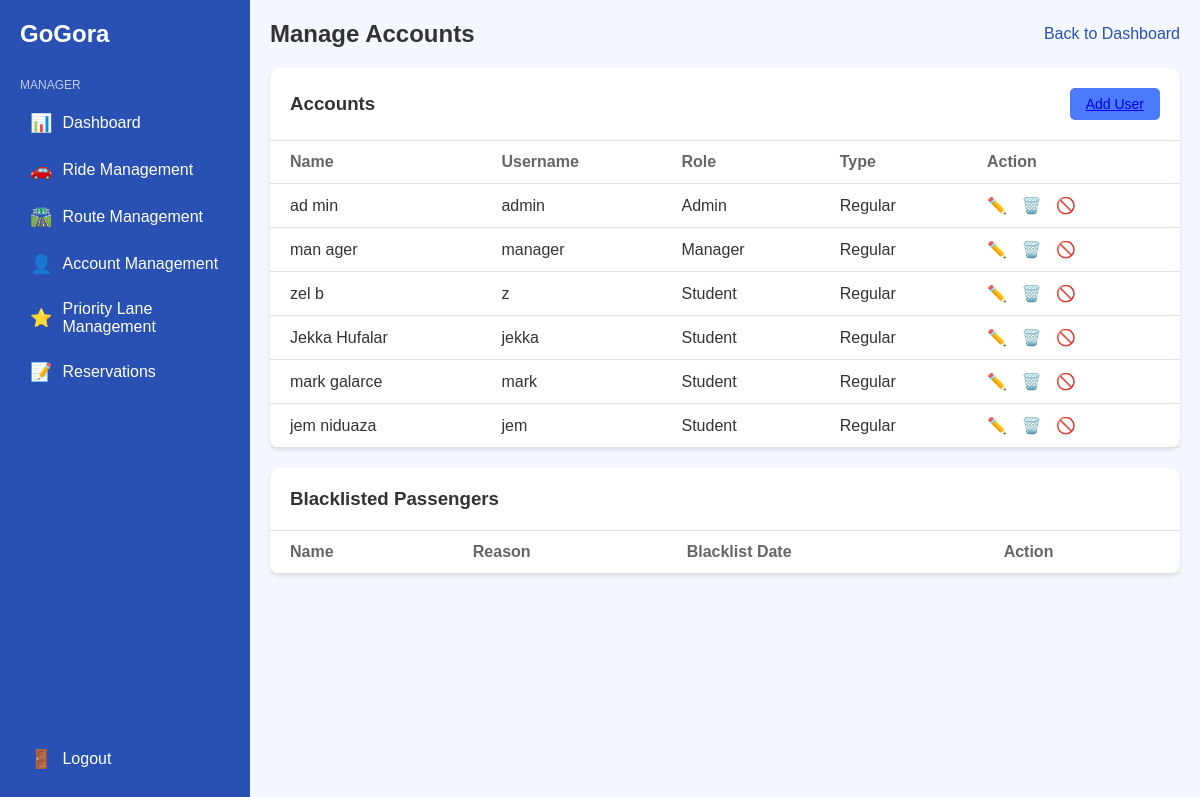
The app's page /view/manager/account.php (signed in), older data.
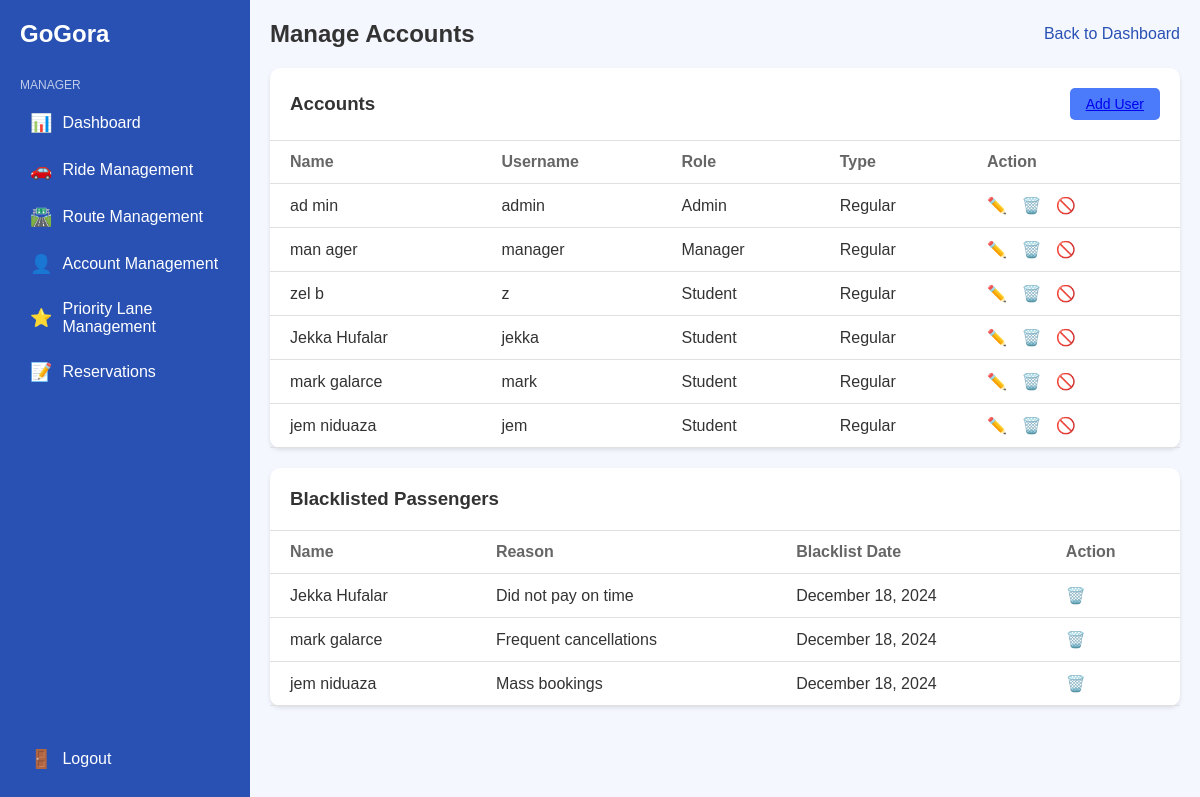
The same page, newer data.
### tables this page shows
CREATE TABLE `users` (
  `user_id` int(11) NOT NULL,
  `username` varchar(10) NOT NULL,
  `firstname` varchar(10) NOT NULL,
  `lastname` varchar(10) NOT NULL,
  `password` varchar(255) NOT NULL,
  `email` varchar(17) NOT NULL,
  `role` enum('Student','Faculty','Employee','Admin','Manager') NOT NULL,
  `user_type` enum('Regular','Priority') NOT NULL,
  `avatar` longblob DEFAULT NULL
);

CREATE TABLE `blacklist` (
  `blacklist_id` int(11) NOT NULL AUTO_INCREMENT,
  `username` varchar(10) NOT NULL,
  `blacklist_date` datetime NOT NULL,
  `blacklist_status` enum('Blacklisted','Reinstated') NOT NULL,
  `reason` varchar(45) NOT NULL,
  PRIMARY KEY (`blacklist_id`),
  UNIQUE KEY `username_UNIQUE` (`username`),
  CONSTRAINT `user_name` FOREIGN KEY (`username`) REFERENCES `users` (`username`) ON UPDATE CASCADE
);

### view/manager/account.php (the view, shortened to what this page needs)
<?php
include($_SERVER['DOCUMENT_ROOT'] . '/control/includes/db.php');
$accountsQuery = "SELECT firstname, lastname, username, role, user_type FROM users";
$accountsResult = $conn->query($accountsQuery);
$blacklistQuery = "SELECT b.username, u.firstname, u.lastname, b.reason, b.blacklist_date
                   FROM blacklist b
                   JOIN users u ON b.username = u.username";
$blacklistResult = $conn->query($blacklistQuery);
?>
<!DOCTYPE html>
<html lang="en">
<head>
    <link rel="stylesheet" href="../manager/css/styles.css">
</head>
<body>
    <div class="container">
        <nav class="sidebar">
            <div class="logo">
                <h1>GoGora</h1>
            </div>
            <div class="nav-title">MANAGER</div>
            <ul>
                <li><a href="../manager/dashboard.php"><span class="icon">📊</span> Dashboard</a></li>
                <li><a href="../manager/ride.php"><span class="icon">🚗</span> Ride Management</a></li>
                <li><a href="../manager/route.php"><span class="icon">🛣️</span> Route Management</a></li>
                <li><a href="../manager/account.php"><span class="icon">👤</span> Account Management</a></li>
                <li><a href="../manager/priority.php"><span class="icon">⭐</span> Priority Lane Management</a></li>
                <li><a href="../manager/reservations.php"><span class="icon">📝</span> Reservations</a></li>
            </ul>
            <div class="logout">
                <a href="/view/manager/manage.php"><span class="icon">🚪</span> Logout</a>
            </div>
        </nav>
        <main class="content">
            <header>
                <h2>Manage Accounts</h2>
                <a href="../manager/dashboard.php" class="back-link">Back to Dashboard</a>
            </header>
            <section class="accounts">
                <div class="section-header">
                    <h3>Accounts</h3>
                    <button class="add-user"><a href="../manager/addUser.php">Add User</a></button>
                </div>
                <table>
                    <thead>
                        <tr>
                            <th>Name</th>
                            <th>Username</th>
                            <th>Role</th>
                            <th>Type</th>
                            <th>Action</th>
                        </tr>
                    </thead>
                    <tbody>
                        <?php while ($account = mysqli_fetch_assoc($accountsResult)): ?>
                            <tr>
                                <td><?= htmlspecialchars($account['firstname'] . ' ' . $account['lastname']) ?></td>
                                <td><?= htmlspecialchars($account['username']) ?></td>
                                <td><?= htmlspecialchars($account['role']) ?></td>
                                <td><?= htmlspecialchars($account['user_type']) ?></td>
                                <td>
                                    <button class="action-btn edit" onclick="editUser('<?= $account['username'] ?>')">✏️</button>
                                    <button class="action-btn delete" onclick="deleteUser('<?= $account['username'] ?>')">🗑️</button>
                                    <button class="action-btn blacklist" onclick="blacklistUser('<?= $account['username'] ?>')">🚫</button>
                                </td>
                            </tr>
                        <?php endwhile; ?>
                    </tbody>
                </table>
            </section>
            <section class="blacklisted">
                <div class="section-header">
                    <h3>Blacklisted Passengers</h3>
                </div>
                <table>
                    <thead>
                        <tr>
                            <th>Name</th>
                            <th>Reason</th>
                            <th>Blacklist Date</th>
                            <th>Action</th>
                        </tr>
                    </thead>
                    <tbody>
                        <?php while ($blacklist = mysqli_fetch_assoc($blacklistResult)): ?>
                            <tr>
                                <td><?= htmlspecialchars($blacklist['firstname'] . ' ' . $blacklist['lastname']) ?></td>
                                <td><?= htmlspecialchars($blacklist['reason']) ?></td>
                                <td><?= htmlspecialchars(date('F d, Y', strtotime($blacklist['blacklist_date']))) ?></td>
                                <td>
                                    <button class="action-btn delete" onclick="deleteBlacklist('<?= $blacklist['username'] ?>')">🗑️</button>
                                </td>
                            </tr>
                        <?php endwhile; ?>
                    </tbody>
                </table>
            </section>
        </main>
    </div>
</body>
</html>

### view/manager/css/styles.css (style rules this page uses)
:root { --primary-color: #2851B3; --secondary-color: #4B7BFB; --background-color: #F5F7FF; --text-color: #333; --white: #fff; --light-gray: #f0f0f0; --border-color: #e0e0e0; }
* { margin: 0; padding: 0; box-sizing: border-box; }
body { font-family: Arial, sans-serif; background-color: var(--background-color); color: var(--text-color); }
.container { display: flex; min-height: 100vh; }
.sidebar { width: 250px; background-color: var(--primary-color); color: var(--white); padding: 20px; display: flex; flex-direction: column; }
.logo { display: flex; align-items: center; margin-bottom: 30px; }
.logo h1 { font-size: 24px; }
.nav-title { font-size: 12px; opacity: 0.7; margin-bottom: 10px; }
.sidebar ul { list-style-type: none; }
.sidebar li { margin-bottom: 5px; }
.sidebar a { color: var(--white); text-decoration: none; display: flex; align-items: center; padding: 10px; border-radius: 5px; transition: background-color 0.3s; }
.icon { margin-right: 10px; font-size: 18px; }
.logout { margin-top: auto; }
.content { flex: 1; padding: 20px; }
header { display: flex; justify-content: space-between; align-items: center; margin-bottom: 20px; }
.back-link { color: var(--primary-color); text-decoration: none; }
.accounts, .blacklisted { background-color: var(--white); border-radius: 10px; margin-bottom: 20px; box-shadow: 0 2px 4px rgba(0, 0, 0, 0.1); }
.section-header { display: flex; justify-content: space-between; align-items: center; padding: 20px; border-bottom: 1px solid var(--border-color); }
.add-user { background-color: var(--secondary-color); color: var(--white); border: none; padding: 8px 16px; border-radius: 5px; cursor: pointer; font-size: 14px; }
table { width: 100%; border-collapse: collapse; }
th, td { text-align: left; padding: 12px 20px; border-bottom: 1px solid var(--border-color); }
th { font-weight: bold; color: #666; }
.action-btn { background: none; border: none; cursor: pointer; font-size: 16px; margin-right: 10px; }
.edit { color: var(--secondary-color); }
.delete { color: #ff4444; }

Row changes from the older to the newer data that the page shows:
added blacklist: users.firstname+lastname "Jekka Hufalar", reason "Did not pay on time", blacklist_date "December 18, 2024"
added blacklist: users.firstname+lastname "mark galarce", reason "Frequent cancellations", blacklist_date "December 18, 2024"
added blacklist: users.firstname+lastname "jem niduaza", reason "Mass bookings", blacklist_date "December 18, 2024"
